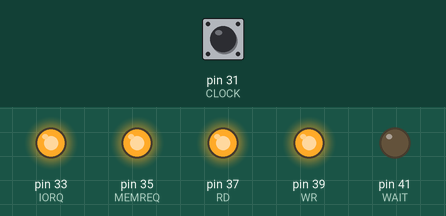
Recording of a sketch running on a simulated Arduino Mega 2560, built with avr-gcc and run on an emulated ATmega2560. Shown: output pins drawn as LEDs (lit = HIGH). Inputs (shaded band) come from the test bench; at power-on: pin 31 (CLOCK) LOW.

Above: at 2.8 s.
2.9 s: pin 31 (CLOCK) pulsed HIGH 2 times (0.12 s each, 0.3 s apart)
At 3.26 s:
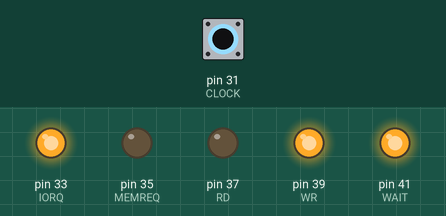
At 4.7 s:
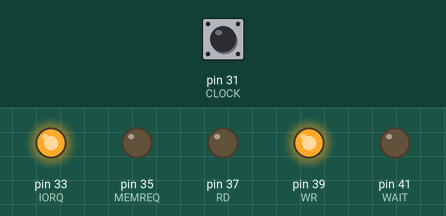
Timing chart, 0 to 6.2 s (numbered marks = the images above; inputs shaded):
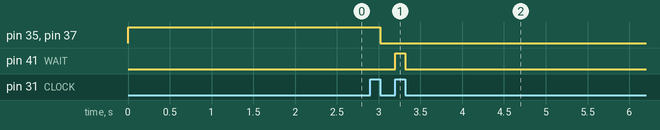

Measured:
- after the input at 2.9 s, pin 35 (MEMREQ), pin 37 (RD): HIGH → LOW after 0.12 s; pin 41 (WAIT): LOW → HIGH after 0.30 s, → LOW 0.12 s later

The sketch:

spectrum_smile.ino
```cpp
#define ADDR_0 2
#define ADDR_1 3
#define ADDR_2 4
#define ADDR_3 5
#define ADDR_4 6
#define ADDR_5 7
#define ADDR_6 8
#define ADDR_7 9
#define ADDR_8 10
#define ADDR_9 11
#define ADDR_10 12
#define ADDR_11 13
#define ADDR_12 22
#define ADDR_13 24
#define ADDR_14 26
#define ADDR_15 28

#define DATA_0 30
#define DATA_1 32
#define DATA_2 34
#define DATA_3 36
#define DATA_4 38
#define DATA_5 40
#define DATA_6 42
#define DATA_7 44

#define CLOCK 31
#define IORQ 33
#define MEMREQ 35
#define RD 37
#define WR 39
#define WAIT 41

bool clockrun = false;
bool clockvalue = false;
int lowcount = 0;
int highcount = 0;
int ignore = false;

int IDLE_MODE = 0;
int READ_MODE = 1;
int WRITE_MODE = 2;

int currentmode = IDLE_MODE;
int modestage = 0;

char currentdata = 0;

char readData()
{
  char res = 0;
  res += digitalRead(DATA_0) ? 1 : 0;
  res += digitalRead(DATA_1) ? 2 : 0;
  res += digitalRead(DATA_2) ? 4 : 0;
  res += digitalRead(DATA_3) ? 8 : 0;
  res += digitalRead(DATA_4) ? 16 : 0;
  res += digitalRead(DATA_5) ? 32 : 0;
  res += digitalRead(DATA_6) ? 64 : 0;
  res += digitalRead(DATA_7) ? 128 : 0;

  return res;
}

void writeData(char value)
{
  digitalWrite(DATA_0, value & 1);
  digitalWrite(DATA_1, (value & 2) >> 1);
  digitalWrite(DATA_2, (value & 4) >> 2);
  digitalWrite(DATA_3, (value & 8) >> 3);
  digitalWrite(DATA_4, (value & 16) >> 4);
  digitalWrite(DATA_5, (value & 32) >> 5);
  digitalWrite(DATA_6, (value & 64) >> 6);
  digitalWrite(DATA_7, (value & 128) >> 7);
}

void setAddress(short value)
{
  digitalWrite(ADDR_0, value & 1);
  digitalWrite(ADDR_1, (value & 2) >> 1);
  digitalWrite(ADDR_2, (value & 4) >> 2);
  digitalWrite(ADDR_3, (value & 8) >> 3);
  digitalWrite(ADDR_4, (value & 16) >> 4);
  digitalWrite(ADDR_5, (value & 32) >> 5);
  digitalWrite(ADDR_6, (value & 64) >> 6);
  digitalWrite(ADDR_7, (value & 128) >> 7);
  digitalWrite(ADDR_8, (value & 256) >> 8);
  digitalWrite(ADDR_9, (value & 512) >> 9);
  digitalWrite(ADDR_10, (value & 1024) >> 10);
  digitalWrite(ADDR_11, (value & 2048) >> 11);
  digitalWrite(ADDR_12, (value & 4096) >> 12);
  digitalWrite(ADDR_13, (value & 8192) >> 13);
  digitalWrite(ADDR_14, (value & 16384) >> 14);
  digitalWrite(ADDR_15, (value & 32768) >> 15);
}

// LOW FUNCTION (12)
// When this is called, it keeps track of t-states using high and low functions called which
// Set the modestage so we can catch when the clock goes high/low and what to do on that current t-state.
void low()
{
 if(currentmode == (int)IDLE_MODE || !clockrun)
 {
    return;
 }
 else if(currentmode == (int)READ_MODE)
 {
  switch(modestage)
  {
    case 0:
      // First Clock Cycle Low
      digitalWrite(MEMREQ, LOW);
      digitalWrite(RD, LOW);
      modestage = 1;
      break;
    case 1:
      break;
    case 2:
      // Second clock cycle system low
      digitalWrite(WAIT, LOW);
      modestage = 3;
      break;
    case 3:
      break;
    case 4:
      // last clock cycle low (after read)
      digitalWrite(MEMREQ, HIGH);
      digitalWrite(RD, HIGH);
      currentmode = IDLE_MODE;
      modestage = 0;
      endRead();
      break;
  }
 }
 else if(currentmode == (int)WRITE_MODE)
 {
  switch(modestage)
  {
    case 0:
      break;
    case 1:
      break;
    case 2:
      break;
    case 3:
      break;
  }
 }
}

void high()
{
 if(currentmode == (int)IDLE_MODE || !clockrun)
 {
    return;
 }
 else if(currentmode == (int)READ_MODE)
 {
  switch(modestage)
  {
    case 0:
      break;
    case 1:
      // First clock cycle high
      digitalWrite(WAIT, HIGH);
      modestage = 2;
      break;
    case 2:
      break;
    case 3:
      // Second cycle hight
      delay(0.2);
      currentdata = readData();
      modestage = 4;
      break;
  }
 }
 else if(currentmode == (int)WRITE_MODE)
 {
  switch(modestage)
  {
    case 0:
      break;
    case 1:
      break;
    case 2:
      break;
    case 3:
      break;
  }
 }
}

// RUN CLOCK FUNCTION (responds to High and Low levels of CLOCK to CALL low() and high() functions (11)
void runClock()
{
  clockrun = true;
  clockvalue = digitalRead(CLOCK);
  lowcount = 0;
  highcount = 0;

  if(clockvalue)
  {
    ignore = false;
  }
  else
  {
    ignore = true;
  }

  while(clockrun)
  {
    clockvalue = digitalRead(CLOCK);

    if(!clockvalue && ignore)
    {
      continue;
    }

    ignore = false;

    while(clockvalue)
    {
      clockvalue = digitalRead(CLOCK);
    }

    // Clock is now low after being high
    // 1/2 Clock Cycle

    lowcount++;
    low();

    while(!clockvalue)
    {
      clockvalue = digitalRead(CLOCK);
    }

    // Clock is now high after being low
    // 1/2 Clock Cycle

    highcount++;
    high();
  }
}

// THIS IS CALLED (6)
void doRead(short address)
{
  // SET DATA PINS AS INPUT (7)
  pinMode(DATA_0, INPUT);
  pinMode(DATA_1, INPUT);
  pinMode(DATA_2, INPUT);
  pinMode(DATA_3, INPUT);
  pinMode(DATA_4, INPUT);
  pinMode(DATA_5, INPUT);
  pinMode(DATA_6, INPUT);
  pinMode(DATA_7, INPUT);

  // SET CURRENT MODE TO READ_MODE (8)
  currentmode = READ_MODE;
  // SET STAGE TO 0 (9)
  modestage = 0;

  // CALL SET ADDRESS FUNCTION(9)
  setAddress(address);

  // START THE CLOCK LOOP (10)
  runClock();
}

void endRead()
{
  clockrun = false;
}

void doWrite(short address, char data)
{
}

//START HERE (1)
void setup() {
  //SET REQUEST PINS AS OUTPUT (2)
  pinMode(MEMREQ, OUTPUT);
  pinMode(IORQ, OUTPUT);
  pinMode(RD, OUTPUT);
  pinMode(WR, OUTPUT);
  pinMode(WAIT, OUTPUT);

  pinMode(CLOCK, INPUT);

  //SET REQUEST PINS TO HIGH (3)
  digitalWrite(MEMREQ, HIGH);
  digitalWrite(IORQ, HIGH);
  digitalWrite(RD, HIGH);
  digitalWrite(WR, HIGH);
  digitalWrite(WAIT, LOW);
}

void loop() {
  // AFTER SETUP, THIS FUNCTION KICKS IN (4)
  delay(2000);

  // CALL READ FUNCTION (5)
  doRead(0x8000); //32768

  if(currentdata == 0x12) //18
  {
    Serial.println("Correctly Read");
  }
}
```
